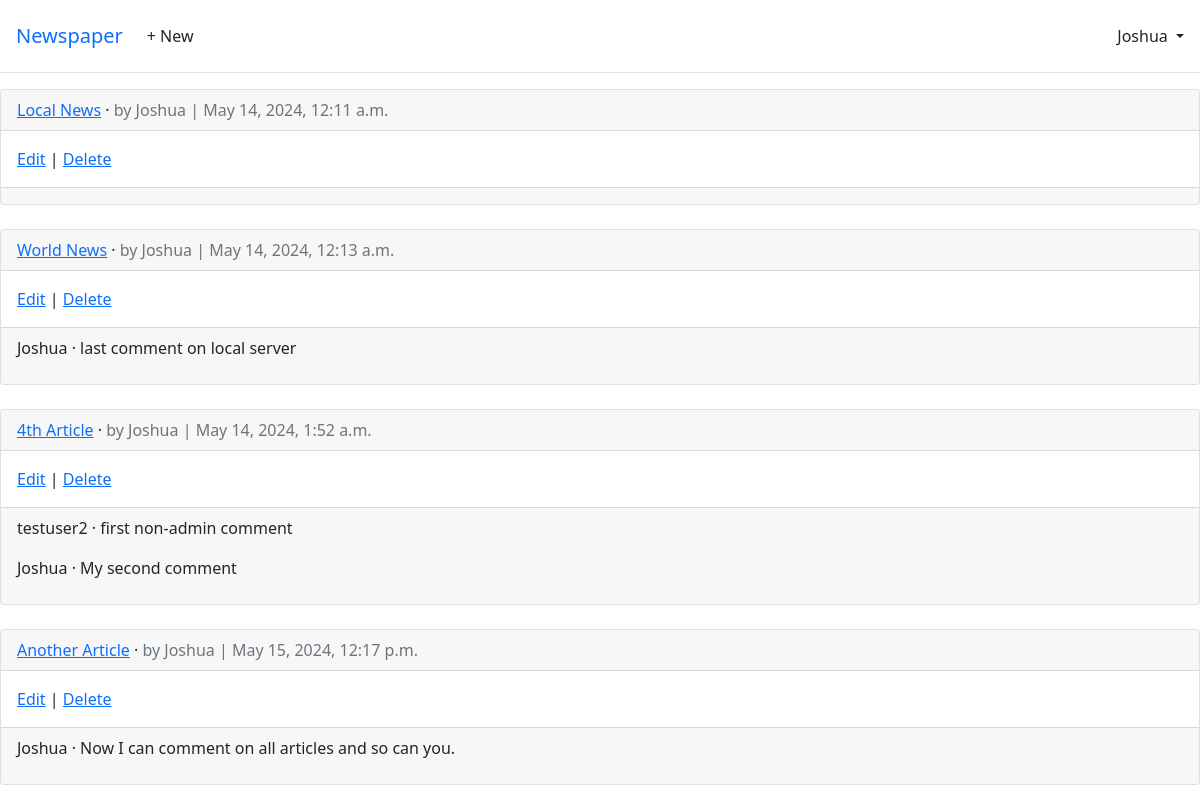
/articles/ (signed in), run on the app's committed database.
### accounts/models.py (models this page shows)
class CustomUser(AbstractUser):
    age = models.PositiveIntegerField(null=True, blank=True)

### articles/models.py (models this page shows, shortened)
class Article(models.Model):
    title = models.CharField(max_length=255)
    body = models.TextField()
    date = models.DateTimeField(auto_now_add=True)
    author = models.ForeignKey(
        settings.AUTH_USER_MODEL,
        on_delete= models.CASCADE
    )

class Comment(models.Model):
    article = models.ForeignKey(
        Article,
        on_delete=models.CASCADE
    )
    comment = models.CharField(max_length=300)
    author =  models.ForeignKey(
        settings.AUTH_USER_MODEL,
        on_delete=models.CASCADE
    )
    def __str__(self) -> str:
        return self.comment

### articles/views.py (the view)
# urls.py: path('', ArticleListView.as_view(), name='article_list'),
class ArticleListView(LoginRequiredMixin, ListView):
    model = Article
    template_name = 'article_list.html'

### templates/article_list.html (shortened to what this page needs)
{% extends 'base.html' %}
{% block content %}
{% for article in article_list %}
<div class="card">
    <div class="card-header">
        <a href="{% url 'article_detail' article.pk %}"><span class="font-weight-bold">{{ article.title }}</span></a> &middot;
        <span class="text-muted"> by {{ article.author }} | {{ article.date }}</span>
    </div>
     <div class="card-body">
                <a href="{% url 'article_edit' article.pk %}">Edit</a> | <a href="{% url 'article_delete' article.pk %}">Delete</a>
    </div>
    <div class="card-footer">
        {% for comment in article.comment_set.all %}
        <p>
            <span class="font-weight-bold">
                {{ comment.author }} &middot;
            </span>
            {{ comment }}
        </p>
        {% endfor %}
    </div>
</div>
<br>
{% endfor %}
{% endblock content %}

### templates/base.html (shortened to what this page needs)
<!DOCTYPE html>
<html lang="en">
<head>
    <link href="https://cdn.jsdelivr.net/npm/bootstrap@5.1.3/dist/css/bootstrap.min.css" rel="stylesheet">
</head>
<body>
    <div>
    <header class="p-3 mb-3 border-bottom">
        <div class="d-flex flex-wrap align-items-center justify-content-center justify-content-lg-start">
          <a class="navbar-brand" href="{% url 'home' %}">Newspaper</a>
          <ul class="nav col-12 col-lg-auto me-lg-auto mb-2 justify-content-center
              mb-md-0">
            {% if user.is_authenticated %}
            <li><a href="{% url 'article_new' %}" class="nav-link px-2 link-dark">+ New</a></li>
          </ul>
          <div class="dropdown text-end">
            <a href="#" class="d-block link-dark text-decoration-none dropdown-toggle" id="dropdownUser1"
              data-bs-toggle="dropdown" aria-expanded="false">
              {{ user.username }}
            </a>
          </div>
          {% endif %}
        </div>
        </div>
    <main>
        {% block content %}
        {% endblock content%}
    </main>
</body>
</html>

### data on the page
CustomUser: username "Joshua"
Article: title "Local News", author "Joshua", date "May 14, 2024, 12:11 a.m."
Article: title "World News", author "Joshua", date "May 14, 2024, 12:13 a.m."
Comment: author "Joshua", comment "last comment on local server"
Article: title "4th Article", author "Joshua", date "May 14, 2024, 1:52 a.m."
Comment: author "testuser2", comment "first non-admin comment"
Comment: author "Joshua", comment "My second comment"
Article: title "Another Article", author "Joshua", date "May 15, 2024, 12:17 p.m."
Comment: author "Joshua", comment "Now I can comment on all articles and so can you."
